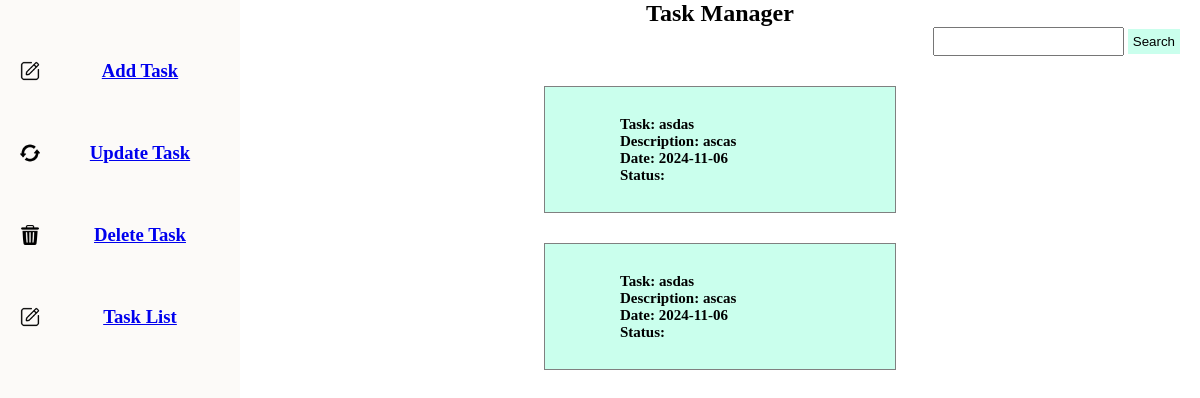
/tasklist, run on an earlier commit of the app's database.
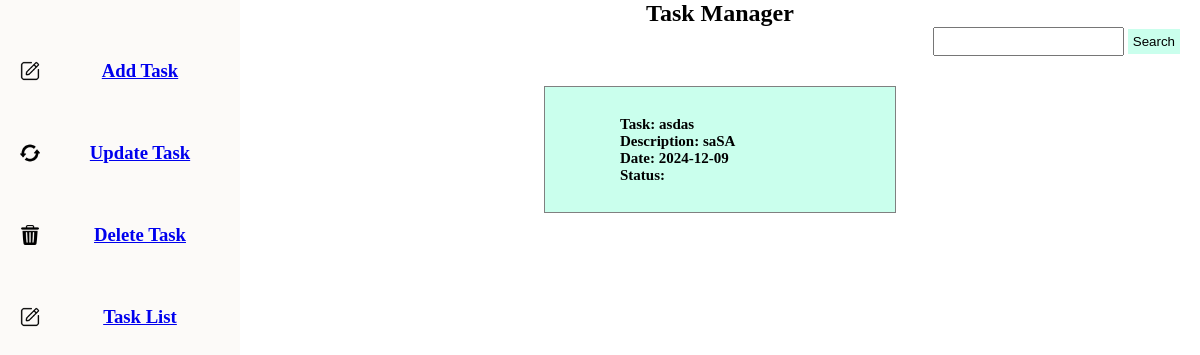
And on a later commit of the database.
### tables this page shows
CREATE TABLE tasks (
            id INTEGER PRIMARY KEY AUTOINCREMENT,
            taskname TEXT NOT NULL,
            description TEXT,
            date TEXT
        );

### app.py (the view)
@app.route('/tasklist')
def FetchDetails():
        conn = get_db_connection()
        tasks = conn.execute('SELECT * FROM tasks').fetchall()
        task_list = [dict(task) for task in tasks]
        return render_template('index.html',id='tasklist',task=task_list)

### app.py (called while the page is built)
def get_db_connection():
    conn = sqlite3.connect('taskmanager.db')
    conn.row_factory = sqlite3.Row
    return conn

### templates/index.html (shortened to what this page needs)
<!DOCTYPE html>
<html lang="en">
<head>
    <link href="/static/css/index.css" rel="stylesheet"/>
</head>
<body>
    <div class="main">
        <section class="sidebar">
            {% include('components/sidebar.html') %}
        </section>
        <section class="maincontent">
            {% if id=='addtask'%}
               {% include('components/addtask.html') %}
            {% elif(id=='deletetask') %}
                {% include('components/deletetask.html') %}
            {% elif(id=='updatetask') %}
                {% include('components/updatetask.html') %}
            {% elif(id=='update') %}
                {% include('components/update.html') %}
            {% else %}
                {% include('components/tasklist.html') %}
            {% endif %}
       </section>
    </div>
</body>
</html>

### templates/components/tasklist.html (shortened to what this page needs)
<h1>Task Manager</h1>
<div class="search">
    <input type="text" name="search"  class="searchinput"/>
    <button class="searchbtn">Search</button>
</div>
<div class="taskmanager">
    {% if task%}
    {% for i in task %}
    <div class="tasklist">
       <span> Task: {{i.taskname}}</span>
        <span>Description: {{i.description}}</span>
            <span> Date: {{i.date}}</span>
                <span> Status: {{i.status}}</span>
    </div>
    {% endfor %}
    {% else %}
    <div class="tasklist">
        <span> No item found with this name</span>
    </div>
    {% endif %}
</div>

What changed in the data, as far as the page shows it:
removed tasks: taskname "asdas", description "ascas", date "2024-11-06"
removed tasks: taskname "asdas", description "ascas", date "2024-11-06"
added tasks: taskname "asdas", description "saSA", date "2024-12-09"
